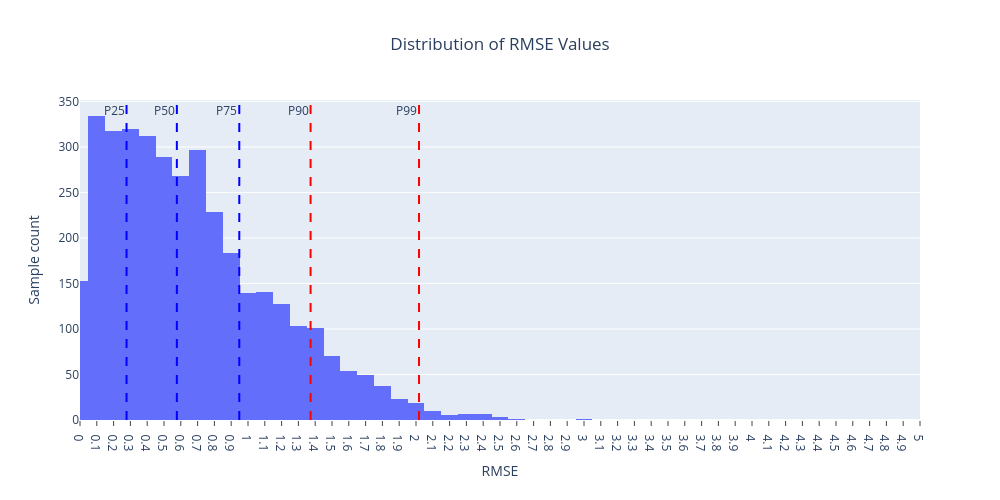

Here is the notebook cell this chart was saved with:
### Code cell
import plotly.express as px
import pandas as pd

rmse_per_element = torch.sqrt(nn.MSELoss(reduction='none')(preds1, targets))
rmse_all = rmse_per_element.flatten().cpu().numpy()
df_all = pd.DataFrame({'RMSE': rmse_all})

fig = px.histogram(df_all, x='RMSE',
                   nbins=30,
                   title='Distribution of RMSE Values',
                   labels={'RMSE': 'RMSE','count': 'Sample count'})

# Calculate quantiles including 25th, 50th, 75th, 90th and 99th
quantile_values = df_all['RMSE'].quantile([0.25, 0.5, 0.75, 0.9, 0.99])

for q, val in quantile_values.items():
    fig.add_vline(
        x=val,
        line_dash='dash',
        line_color='red' if q >= 0.9 else 'blue',
        annotation_text=f"P{int(q*100)}",
        annotation_position="top left"
    )

# Update layout to show vertical grid lines and set more frequent ticks
fig.update_layout(
    template='plotly',
    height=500,
    width=1000,
    xaxis=dict(
        dtick=0.1,  # set interval between ticks (adjust as needed)
        tick0=0,
        ticks="outside",
        range=[0, 5]
        
    ),
    title_x=0.5,
    yaxis=dict(showgrid=True),
    yaxis_title='Sample count',
    # xaxis=dict(range=[0.8, 3.0], dtick=0.5),
)

fig.show()

### Figure 1 — Plotly figure (JSON) as saved in the notebook; plotly's stock layout.template omitted (floating-point values rounded to 4 significant figures; data arrays with more than 128 entries replaced by an {"elided": "..."} marker saying what was removed)
{"data": [{"bingroup": "x", "hovertemplate": "RMSE=%{x}<br>count=%{y}<extra></extra>", "legendgroup": "", "marker": {"color": "#636efa", "pattern": {"shape": ""}}, "name": "", "nbinsx": 30, "orientation": "v", "showlegend": false, "type": "histogram", "x": {"elided": "3600 float values"}, "xaxis": "x", "yaxis": "y"}], "layout": {"annotations": [{"showarrow": false, "text": "P25", "x": 0.277, "xanchor": "right", "xref": "x", "y": 1, "yanchor": "top", "yref": "y domain"}, {"showarrow": false, "text": "P50", "x": 0.5765, "xanchor": "right", "xref": "x", "y": 1, "yanchor": "top", "yref": "y domain"}, {"showarrow": false, "text": "P75", "x": 0.9481, "xanchor": "right", "xref": "x", "y": 1, "yanchor": "top", "yref": "y domain"}, {"showarrow": false, "text": "P90", "x": 1.372, "xanchor": "right", "xref": "x", "y": 1, "yanchor": "top", "yref": "y domain"}, {"showarrow": false, "text": "P99", "x": 2.018, "xanchor": "right", "xref": "x", "y": 1, "yanchor": "top", "yref": "y domain"}], "barmode": "relative", "height": 500, "legend": {"tracegroupgap": 0}, "shapes": [{"line": {"color": "blue", "dash": "dash"}, "type": "line", "x0": 0.277, "x1": 0.277, "xref": "x", "y0": 0, "y1": 1, "yref": "y domain"}, {"line": {"color": "blue", "dash": "dash"}, "type": "line", "x0": 0.5765, "x1": 0.5765, "xref": "x", "y0": 0, "y1": 1, "yref": "y domain"}, {"line": {"color": "blue", "dash": "dash"}, "type": "line", "x0": 0.9481, "x1": 0.9481, "xref": "x", "y0": 0, "y1": 1, "yref": "y domain"}, {"line": {"color": "red", "dash": "dash"}, "type": "line", "x0": 1.372, "x1": 1.372, "xref": "x", "y0": 0, "y1": 1, "yref": "y domain"}, {"line": {"color": "red", "dash": "dash"}, "type": "line", "x0": 2.018, "x1": 2.018, "xref": "x", "y0": 0, "y1": 1, "yref": "y domain"}], "title": {"text": "Distribution of RMSE Values", "x": 0.5}, "width": 1000, "xaxis": {"anchor": "y", "domain": [0, 1], "dtick": 0.1, "range": [0, 5], "tick0": 0, "ticks": "outside", "title": {"text": "RMSE"}}, "yaxis": {"anchor": "x", "domain": [0, 1], "showgrid": true, "title": {"text": "Sample count"}}}}
